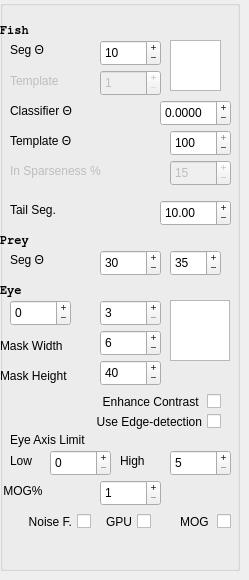
        <widget class="QWidget" name="tab">
         <property name="sizePolicy">
          <sizepolicy hsizetype="Preferred" vsizetype="Expanding">
           <horstretch>0</horstretch>
           <verstretch>1</verstretch>
          </sizepolicy>
         </property>
         <property name="sizeIncrement">
          <size>
           <width>0</width>
           <height>1</height>
          </size>
         </property>
         <attribute name="title">
          <string>Fine Tuning</string>
         </attribute>
         <widget class="QGroupBox" name="groupBox_2">
          <property name="geometry">
           <rect>
            <x>0</x>
            <y>0</y>
            <width>240</width>
            <height>571</height>
           </rect>
          </property>
          <property name="sizePolicy">
           <sizepolicy hsizetype="Preferred" vsizetype="Expanding">
            <horstretch>0</horstretch>
            <verstretch>1</verstretch>
           </sizepolicy>
          </property>
          <property name="minimumSize">
           <size>
            <width>150</width>
            <height>480</height>
           </size>
          </property>
          <property name="maximumSize">
           <size>
            <width>240</width>
            <height>2500</height>
           </size>
          </property>
          <property name="sizeIncrement">
           <size>
            <width>2</width>
            <height>1</height>
           </size>
          </property>
          <property name="layoutDirection">
           <enum>Qt::LeftToRight</enum>
          </property>
          <property name="title">
           <string/>
          </property>
          <widget class="QSpinBox" name="spinBoxFishThres">
           <property name="geometry">
            <rect>
             <x>100</x>
             <y>40</y>
             <width>61</width>
             <height>26</height>
            </rect>
           </property>
           <property name="toolTip">
            <string>Intensity Threshold for segmenting the food/fish from Background</string>
           </property>
           <property name="statusTip">
            <string extracomment="Intensity Threshold for segmenting the food/fish from Background"/>
           </property>
           <property name="whatsThis">
            <string extracomment="Intensity Threshold for segmenting the food/fish from Background"/>
           </property>
           <property name="buttonSymbols">
            <enum>QAbstractSpinBox::PlusMinus</enum>
           </property>
           <property name="minimum">
            <number>3</number>
           </property>
           <property name="maximum">
            <number>150</number>
           </property>
           <property name="value">
            <number>10</number>
           </property>
          </widget>
          <widget class="QSpinBox" name="spinBoxEyeThres">
           <property name="geometry">
            <rect>
             <x>10</x>
             <y>300</y>
             <width>61</width>
             <height>26</height>
            </rect>
           </property>
           <property name="toolTip">
            <string>Segmentation Threshold Rank Offset </string>
           </property>
           <property name="statusTip">
            <string extracomment="Sampled values are sorted and n samples are obtained from high-&gt;low starting from offset from top idx"/>
           </property>
           <property name="buttonSymbols">
            <enum>QAbstractSpinBox::PlusMinus</enum>
           </property>
           <property name="minimum">
            <number>-250</number>
           </property>
           <property name="maximum">
            <number>254</number>
           </property>
           <property name="singleStep">
            <number>1</number>
           </property>
           <property name="value">
            <number>0</number>
           </property>
          </widget>
          <widget class="QSpinBox" name="spinBoxMinEllipse">
           <property name="geometry">
            <rect>
             <x>50</x>
             <y>450</y>
             <width>61</width>
             <height>26</height>
            </rect>
           </property>
           <property name="toolTip">
            <string>Minimum length of Ellipsoid major axis </string>
           </property>
           <property name="statusTip">
            <string>Minimum length of minor axis for Ellipsoid Eye Fitting</string>
           </property>
           <property name="buttonSymbols">
            <enum>QAbstractSpinBox::PlusMinus</enum>
           </property>
           <property name="maximum">
            <number>100</number>
           </property>
          </widget>
          <widget class="QSpinBox" name="spinBoxMaxEllipse">
           <property name="geometry">
            <rect>
             <x>170</x>
             <y>450</y>
             <width>61</width>
             <height>26</height>
            </rect>
           </property>
           <property name="statusTip">
            <string>Maximum length of minor axis for Ellipsoid Eye Fitting</string>
           </property>
           <property name="buttonSymbols">
            <enum>QAbstractSpinBox::PlusMinus</enum>
           </property>
           <property name="minimum">
            <number>5</number>
           </property>
           <property name="maximum">
            <number>100</number>
           </property>
          </widget>
          <widget class="QDoubleSpinBox" name="doubleSpinBoxSpineSegSize">
           <property name="geometry">
            <rect>
             <x>160</x>
             <y>200</y>
             <width>71</width>
             <height>26</height>
            </rect>
           </property>
           <property name="buttonSymbols">
            <enum>QAbstractSpinBox::PlusMinus</enum>
           </property>
           <property name="minimum">
            <double>1.000000000000000</double>
           </property>
           <property name="maximum">
            <double>20.989999999999998</double>
           </property>
           <property name="singleStep">
            <double>0.500000000000000</double>
           </property>
           <property name="value">
            <double>10.000000000000000</double>
           </property>
          </widget>
          <widget class="QLabel" name="label">
           <property name="geometry">
            <rect>
             <x>10</x>
             <y>40</y>
             <width>101</width>
             <height>20</height>
            </rect>
           </property>
           <property name="toolTip">
            <string>Fish BG segmentation Intensity Threshold</string>
           </property>
           <property name="text">
            <string>Seg Θ</string>
           </property>
          </widget>
          <widget class="QLabel" name="lbl_EyeSection">
           <property name="geometry">
            <rect>
             <x>0</x>
             <y>280</y>
             <width>41</width>
             <height>21</height>
            </rect>
           </property>
           <property name="font">
            <font>
             <family>FreeMono</family>
             <weight>75</weight>
             <bold>true</bold>
            </font>
           </property>
           <property name="text">
            <string>Eye</string>
           </property>
          </widget>
          <widget class="QLabel" name="label_3">
           <property name="geometry">
            <rect>
             <x>10</x>
             <y>430</y>
             <width>201</width>
             <height>20</height>
            </rect>
           </property>
           <property name="toolTip">
            <string>Ellipze fitting range of Major axis lengths allowed</string>
           </property>
           <property name="text">
            <string>Eye Axis Limit</string>
           </property>
          </widget>
          <widget class="QLabel" name="label_4">
           <property name="geometry">
            <rect>
             <x>10</x>
             <y>450</y>
             <width>51</width>
             <height>21</height>
            </rect>
           </property>
           <property name="text">
            <string>Low</string>
           </property>
          </widget>
          <widget class="QLabel" name="label_5">
           <property name="geometry">
            <rect>
             <x>120</x>
             <y>450</y>
             <width>41</width>
             <height>21</height>
            </rect>
           </property>
           <property name="text">
            <string>High</string>
           </property>
          </widget>
          <widget class="QLabel" name="label_6">
           <property name="geometry">
            <rect>
             <x>10</x>
             <y>200</y>
             <width>131</width>
             <height>20</height>
            </rect>
           </property>
           <property name="toolTip">
            <string>Length of each Spine segment in pixels</string>
           </property>
           <property name="statusTip">
            <string>Tail segment length in pixels</string>
           </property>
           <property name="layoutDirection">
            <enum>Qt::RightToLeft</enum>
           </property>
           <property name="text">
            <string>Tail Seg.</string>
           </property>
          </widget>
          <widget class="QSpinBox" name="spinBoxTemplateThres">
           <property name="enabled">
            <bool>false</bool>
           </property>
           <property name="geometry">
            <rect>
             <x>100</x>
             <y>70</y>
             <width>61</width>
             <height>26</height>
            </rect>
           </property>
           <property name="toolTip">
            <string>Template Match Threshold</string>
           </property>
           <property name="inputMethodHints">
            <set>Qt::ImhDigitsOnly</set>
           </property>
           <property name="buttonSymbols">
            <enum>QAbstractSpinBox::PlusMinus</enum>
           </property>
           <property name="minimum">
            <number>1</number>
           </property>
           <property name="maximum">
            <number>100</number>
           </property>
           <property name="singleStep">
            <number>1</number>
           </property>
           <property name="displayIntegerBase">
            <number>10</number>
           </property>
          </widget>
          <widget class="QLabel" name="label_TemplateMatch">
           <property name="enabled">
            <bool>false</bool>
           </property>
           <property name="geometry">
            <rect>
             <x>10</x>
             <y>70</y>
             <width>131</width>
             <height>21</height>
            </rect>
           </property>
           <property name="text">
            <string>Template </string>
           </property>
          </widget>
          <widget class="QSpinBox" name="spinBoxMOGBGRatio">
           <property name="geometry">
            <rect>
             <x>100</x>
             <y>480</y>
             <width>61</width>
             <height>26</height>
            </rect>
           </property>
           <property name="toolTip">
            <string>Template Match Threshold</string>
           </property>
           <property name="inputMethodHints">
            <set>Qt::ImhDigitsOnly</set>
           </property>
           <property name="buttonSymbols">
            <enum>QAbstractSpinBox::PlusMinus</enum>
           </property>
           <property name="minimum">
            <number>1</number>
           </property>
           <property name="maximum">
            <number>100</number>
           </property>
           <property name="singleStep">
            <number>1</number>
           </property>
           <property name="displayIntegerBase">
            <number>10</number>
           </property>
          </widget>
          <widget class="QLabel" name="label_MOGBGRatio">
           <property name="geometry">
            <rect>
             <x>0</x>
             <y>480</y>
             <width>101</width>
             <height>21</height>
            </rect>
           </property>
           <property name="text">
            <string> MOG%</string>
           </property>
          </widget>
          <widget class="QCheckBox" name="checkBoxNoiseFilter">
           <property name="geometry">
            <rect>
             <x>-70</x>
             <y>510</y>
             <width>161</width>
             <height>23</height>
            </rect>
           </property>
           <property name="layoutDirection">
            <enum>Qt::RightToLeft</enum>
           </property>
           <property name="text">
            <string>Noise F.</string>
           </property>
          </widget>
          <widget class="QCheckBox" name="checkBoxMOG">
           <property name="geometry">
            <rect>
             <x>160</x>
             <y>510</y>
             <width>71</width>
             <height>23</height>
            </rect>
           </property>
           <property name="layoutDirection">
            <enum>Qt::RightToLeft</enum>
           </property>
           <property name="text">
            <string>MOG </string>
           </property>
          </widget>
          <widget class="QCheckBox" name="checkBoxGPU">
           <property name="geometry">
            <rect>
             <x>90</x>
             <y>510</y>
             <width>61</width>
             <height>23</height>
            </rect>
           </property>
           <property name="layoutDirection">
            <enum>Qt::RightToLeft</enum>
           </property>
           <property name="text">
            <string>GPU</string>
           </property>
          </widget>
          <widget class="QSpinBox" name="spinBoxFoodThresMin">
           <property name="geometry">
            <rect>
             <x>100</x>
             <y>250</y>
             <width>61</width>
             <height>26</height>
            </rect>
           </property>
           <property name="toolTip">
            <string>Intensity Threshold for segmenting the food/fish from Background</string>
           </property>
           <property name="buttonSymbols">
            <enum>QAbstractSpinBox::PlusMinus</enum>
           </property>
           <property name="minimum">
            <number>1</number>
           </property>
           <property name="maximum">
            <number>100</number>
           </property>
           <property name="value">
            <number>30</number>
           </property>
          </widget>
          <widget class="QSpinBox" name="spinBoxFoodThresMax">
           <property name="geometry">
            <rect>
             <x>170</x>
             <y>250</y>
             <width>51</width>
             <height>26</height>
            </rect>
           </property>
           <property name="toolTip">
            <string>Intensity Threshold for segmenting the food/fish from Background</string>
           </property>
           <property name="buttonSymbols">
            <enum>QAbstractSpinBox::PlusMinus</enum>
           </property>
           <property name="minimum">
            <number>10</number>
           </property>
           <property name="maximum">
            <number>255</number>
           </property>
           <property name="value">
            <number>35</number>
           </property>
          </widget>
          <widget class="QLabel" name="label_7">
           <property name="geometry">
            <rect>
             <x>0</x>
             <y>20</y>
             <width>181</width>
             <height>20</height>
            </rect>
           </property>
           <property name="font">
            <font>
             <family>FreeMono</family>
             <weight>75</weight>
             <bold>true</bold>
            </font>
           </property>
           <property name="text">
            <string>Fish</string>
           </property>
          </widget>
          <widget class="QLabel" name="label_8">
           <property name="geometry">
            <rect>
             <x>10</x>
             <y>250</y>
             <width>101</width>
             <height>20</height>
            </rect>
           </property>
           <property name="toolTip">
            <string>Fish BG segmentation Intensity Threshold</string>
           </property>
           <property name="text">
            <string>Seg Θ</string>
           </property>
          </widget>
          <widget class="QCheckBox" name="checkBoxHistEqualizer">
           <property name="geometry">
            <rect>
             <x>30</x>
             <y>390</y>
             <width>191</width>
             <height>23</height>
            </rect>
           </property>
           <property name="layoutDirection">
            <enum>Qt::RightToLeft</enum>
           </property>
           <property name="text">
            <string> Enhance Contrast </string>
           </property>
           <property name="checked">
            <bool>false</bool>
           </property>
          </widget>
          <widget class="QSpinBox" name="spinBoxEyeMaskW">
           <property name="geometry">
            <rect>
             <x>100</x>
             <y>330</y>
             <width>61</width>
             <height>26</height>
            </rect>
           </property>
           <property name="toolTip">
            <string>Eye Segmentation Threshold Tuner</string>
           </property>
           <property name="statusTip">
            <string>px Thickness of vertical Line Mask between eyes</string>
           </property>
           <property name="buttonSymbols">
            <enum>QAbstractSpinBox::PlusMinus</enum>
           </property>
           <property name="minimum">
            <number>2</number>
           </property>
           <property name="maximum">
            <number>30</number>
           </property>
           <property name="singleStep">
            <number>1</number>
           </property>
           <property name="value">
            <number>6</number>
           </property>
          </widget>
          <widget class="QLabel" name="label_MaskWidth">
           <property name="geometry">
            <rect>
             <x>0</x>
             <y>320</y>
             <width>101</width>
             <height>51</height>
            </rect>
           </property>
           <property name="text">
            <string>Mask Width</string>
           </property>
          </widget>
          <widget class="QGraphicsView" name="graphicsViewTemplate">
           <property name="geometry">
            <rect>
             <x>170</x>
             <y>40</y>
             <width>51</width>
             <height>51</height>
            </rect>
           </property>
           <property name="sizePolicy">
            <sizepolicy hsizetype="Fixed" vsizetype="Expanding">
             <horstretch>0</horstretch>
             <verstretch>1</verstretch>
            </sizepolicy>
           </property>
           <property name="maximumSize">
            <size>
             <width>60</width>
             <height>80</height>
            </size>
           </property>
           <property name="baseSize">
            <size>
             <width>32</width>
             <height>32</height>
            </size>
           </property>
           <property name="whatsThis">
            <string comment="Ψαροκεφαλι">Tracking of head Features</string>
           </property>
           <property name="verticalScrollBarPolicy">
            <enum>Qt::ScrollBarAlwaysOff</enum>
           </property>
           <property name="horizontalScrollBarPolicy">
            <enum>Qt::ScrollBarAlwaysOff</enum>
           </property>
          </widget>
          <widget class="QGraphicsView" name="graphicsViewHead">
           <property name="geometry">
            <rect>
             <x>170</x>
             <y>300</y>
             <width>60</width>
             <height>61</height>
            </rect>
           </property>
           <property name="sizePolicy">
            <sizepolicy hsizetype="Fixed" vsizetype="Expanding">
             <horstretch>0</horstretch>
             <verstretch>0</verstretch>
            </sizepolicy>
           </property>
           <property name="maximumSize">
            <size>
             <width>60</width>
             <height>80</height>
            </size>
           </property>
           <property name="whatsThis">
            <string comment="Ψαροκεφαλι">Tracking of head Features</string>
           </property>
           <property name="verticalScrollBarPolicy">
            <enum>Qt::ScrollBarAlwaysOff</enum>
           </property>
           <property name="horizontalScrollBarPolicy">
            <enum>Qt::ScrollBarAlwaysOff</enum>
           </property>
          </widget>
          <widget class="QSpinBox" name="spinBoxTemplatethres">
           <property name="enabled">
            <bool>true</bool>
           </property>
           <property name="geometry">
            <rect>
             <x>170</x>
             <y>130</y>
             <width>61</width>
             <height>26</height>
            </rect>
           </property>
           <property name="toolTip">
            <string>FishNet L1 Neuron Activation Thresh -(Selectivity)</string>
           </property>
           <property name="inputMethodHints">
            <set>Qt::ImhDigitsOnly</set>
           </property>
           <property name="buttonSymbols">
            <enum>QAbstractSpinBox::PlusMinus</enum>
           </property>
           <property name="minimum">
            <number>1</number>
           </property>
           <property name="maximum">
            <number>100</number>
           </property>
           <property name="singleStep">
            <number>1</number>
           </property>
           <property name="value">
            <number>100</number>
           </property>
           <property name="displayIntegerBase">
            <number>10</number>
           </property>
          </widget>
          <widget class="QLabel" name="label_TemplateMatch_2">
           <property name="enabled">
            <bool>true</bool>
           </property>
           <property name="geometry">
            <rect>
             <x>10</x>
             <y>130</y>
             <width>131</width>
             <height>21</height>
            </rect>
           </property>
           <property name="text">
            <string>Template Θ</string>
           </property>
          </widget>
          <widget class="QLabel" name="label_TemplateMatch_3">
           <property name="geometry">
            <rect>
             <x>10</x>
             <y>100</y>
             <width>151</width>
             <height>21</height>
            </rect>
           </property>
           <property name="text">
            <string>Classifier Θ </string>
           </property>
          </widget>
          <widget class="QLabel" name="label_9">
           <property name="geometry">
            <rect>
             <x>0</x>
             <y>230</y>
             <width>181</width>
             <height>20</height>
            </rect>
           </property>
           <property name="font">
            <font>
             <family>FreeMono</family>
             <weight>75</weight>
             <bold>true</bold>
            </font>
           </property>
           <property name="text">
            <string>Prey</string>
           </property>
          </widget>
          <widget class="QSpinBox" name="spinBoxFishNetSparseness">
           <property name="enabled">
            <bool>false</bool>
           </property>
           <property name="geometry">
            <rect>
             <x>170</x>
             <y>160</y>
             <width>61</width>
             <height>26</height>
            </rect>
           </property>
           <property name="toolTip">
            <string>Template Match Threshold</string>
           </property>
           <property name="inputMethodHints">
            <set>Qt::ImhDigitsOnly</set>
           </property>
           <property name="buttonSymbols">
            <enum>QAbstractSpinBox::PlusMinus</enum>
           </property>
           <property name="minimum">
            <number>1</number>
           </property>
           <property name="maximum">
            <number>99</number>
           </property>
           <property name="singleStep">
            <number>1</number>
           </property>
           <property name="value">
            <number>15</number>
           </property>
           <property name="displayIntegerBase">
            <number>10</number>
           </property>
          </widget>
          <widget class="QLabel" name="label_TemplateMatch_4">
           <property name="enabled">
            <bool>false</bool>
           </property>
           <property name="geometry">
            <rect>
             <x>10</x>
             <y>160</y>
             <width>151</width>
             <height>21</height>
            </rect>
           </property>
           <property name="text">
            <string>In Sparseness %</string>
           </property>
          </widget>
          <widget class="QDoubleSpinBox" name="spinBoxFishnetClassifierthres">
           <property name="geometry">
            <rect>
             <x>160</x>
             <y>100</y>
             <width>71</width>
             <height>26</height>
            </rect>
           </property>
           <property name="buttonSymbols">
            <enum>QAbstractSpinBox::PlusMinus</enum>
           </property>
           <property name="decimals">
            <number>4</number>
           </property>
           <property name="minimum">
            <double>-0.200000000000000</double>
           </property>
           <property name="maximum">
            <double>2.000000000000000</double>
           </property>
           <property name="singleStep">
            <double>0.010000000000000</double>
           </property>
           <property name="value">
            <double>0.000000000000000</double>
           </property>
          </widget>
          <widget class="QSpinBox" name="spinBoxEyeMaskH">
           <property name="geometry">
            <rect>
             <x>100</x>
             <y>360</y>
             <width>61</width>
             <height>26</height>
            </rect>
           </property>
           <property name="toolTip">
            <string>Eye Segmentation Threshold Tuner</string>
           </property>
           <property name="buttonSymbols">
            <enum>QAbstractSpinBox::PlusMinus</enum>
           </property>
           <property name="minimum">
            <number>0</number>
           </property>
           <property name="maximum">
            <number>50</number>
           </property>
           <property name="singleStep">
            <number>1</number>
           </property>
           <property name="value">
            <number>40</number>
           </property>
          </widget>
          <widget class="QLabel" name="label_MaskWidth_2">
           <property name="geometry">
            <rect>
             <x>0</x>
             <y>350</y>
             <width>101</width>
             <height>51</height>
            </rect>
           </property>
           <property name="text">
            <string>Mask Height</string>
           </property>
          </widget>
          <widget class="QSpinBox" name="spinBoxEyeSegBlockSize">
           <property name="enabled">
            <bool>true</bool>
           </property>
           <property name="geometry">
            <rect>
             <x>100</x>
             <y>300</y>
             <width>61</width>
             <height>26</height>
            </rect>
           </property>
           <property name="toolTip">
            <string>Adaptive Threshold Block Size </string>
           </property>
           <property name="statusTip">
            <string extracomment="Sampled values are sorted and n samples are obtained from high-&gt;low starting from offset from top idx"/>
           </property>
           <property name="buttonSymbols">
            <enum>QAbstractSpinBox::PlusMinus</enum>
           </property>
           <property name="minimum">
            <number>3</number>
           </property>
           <property name="maximum">
            <number>65</number>
           </property>
           <property name="singleStep">
            <number>2</number>
           </property>
           <property name="value">
            <number>3</number>
           </property>
          </widget>
          <widget class="QCheckBox" name="checkBoxEdgeDetectEllipsoid">
           <property name="geometry">
            <rect>
             <x>30</x>
             <y>410</y>
             <width>191</width>
             <height>23</height>
            </rect>
           </property>
           <property name="layoutDirection">
            <enum>Qt::RightToLeft</enum>
           </property>
           <property name="text">
            <string>Use Edge-detection</string>
           </property>
           <property name="checked">
            <bool>false</bool>
           </property>
          </widget>
         </widget>
        </widget>
